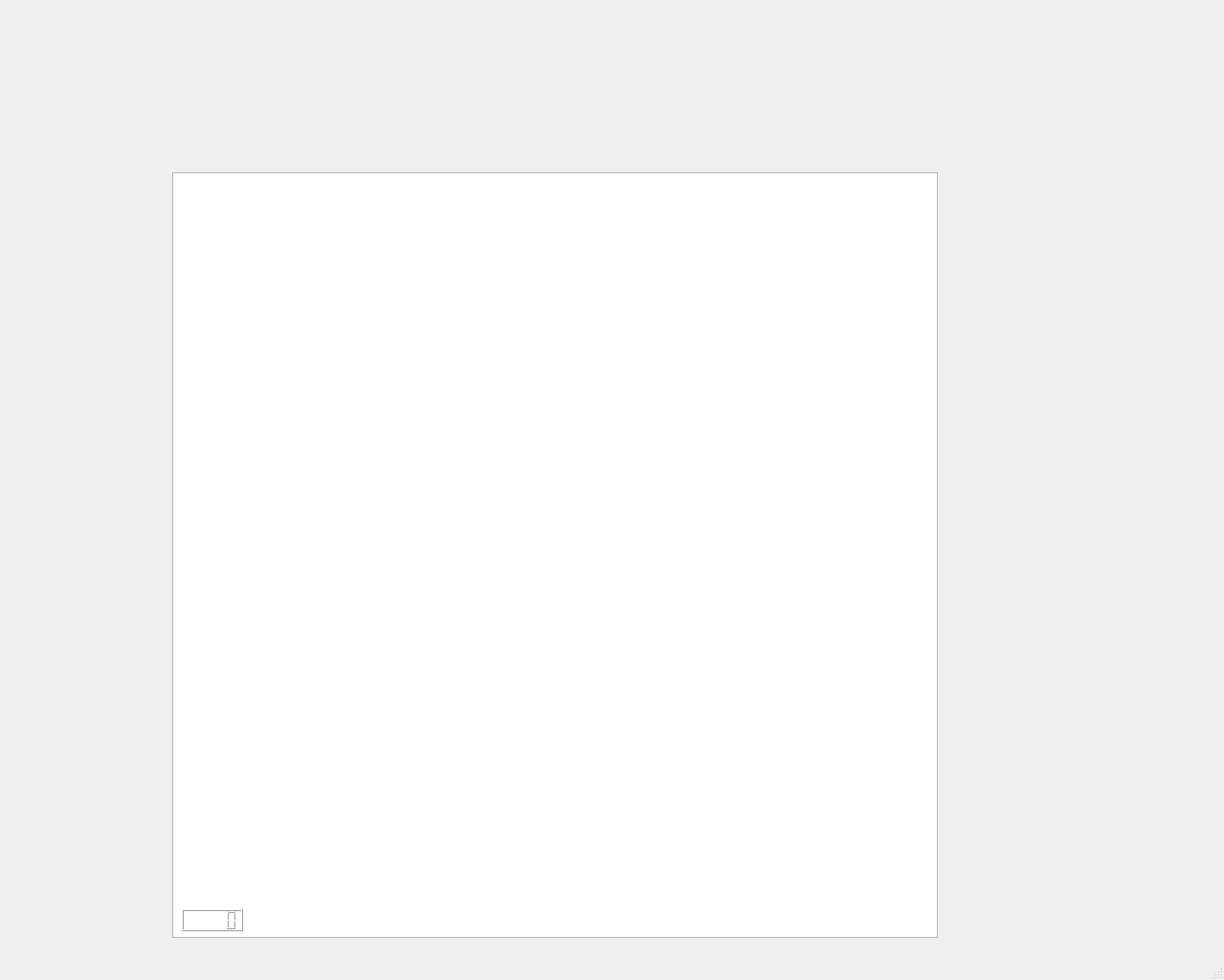
<?xml version="1.0" encoding="UTF-8"?>
<ui version="4.0">
 <class>MainWindow</class>
 <widget class="QMainWindow" name="MainWindow">
  <property name="geometry">
   <rect>
    <x>0</x>
    <y>0</y>
    <width>1279</width>
    <height>1024</height>
   </rect>
  </property>
  <property name="windowTitle">
   <string>MainWindow</string>
  </property>
  <widget class="QWidget" name="centralwidget">
   <widget class="QGraphicsView" name="graphicsView">
    <property name="enabled">
     <bool>true</bool>
    </property>
    <property name="geometry">
     <rect>
      <x>180</x>
      <y>180</y>
      <width>800</width>
      <height>800</height>
     </rect>
    </property>
    <property name="sizePolicy">
     <sizepolicy hsizetype="Expanding" vsizetype="Expanding">
      <horstretch>0</horstretch>
      <verstretch>0</verstretch>
     </sizepolicy>
    </property>
    <property name="maximumSize">
     <size>
      <width>800</width>
      <height>800</height>
     </size>
    </property>
   </widget>
   <widget class="QLCDNumber" name="lcdNumber">
    <property name="geometry">
     <rect>
      <x>190</x>
      <y>950</y>
      <width>64</width>
      <height>23</height>
     </rect>
    </property>
   </widget>
  </widget>
  <widget class="QMenuBar" name="menubar">
   <property name="geometry">
    <rect>
     <x>0</x>
     <y>0</y>
     <width>1279</width>
     <height>21</height>
    </rect>
   </property>
  </widget>
  <widget class="QStatusBar" name="statusbar"/>
 </widget>
 <resources/>
 <connections/>
</ui>
